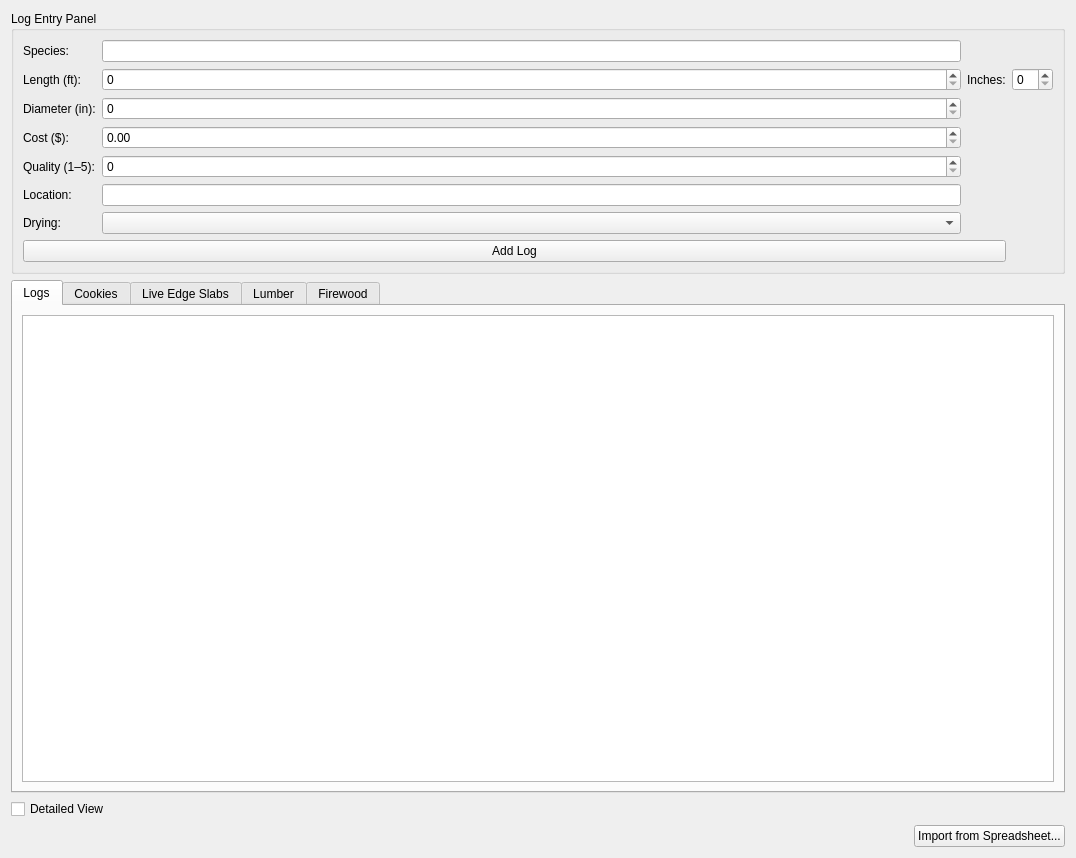
<?xml version="1.0" encoding="UTF-8"?>
<ui version="4.0">
 <class>InventoryPage</class>
 <widget class="QWidget" name="InventoryPage">
  <property name="geometry">
   <rect>
    <x>0</x>
    <y>0</y>
    <width>1076</width>
    <height>858</height>
   </rect>
  </property>
  <property name="minimumSize">
   <size>
    <width>600</width>
    <height>400</height>
   </size>
  </property>
  <property name="windowTitle">
   <string>Inventory Management</string>
  </property>
  <layout class="QVBoxLayout" name="mainLayout">
   <item>
    <widget class="QGroupBox" name="logEntryPanel">
     <property name="title">
      <string>Log Entry Panel</string>
     </property>
     <layout class="QGridLayout" name="logEntryLayout">
      <item row="2" column="0">
       <widget class="QLabel" name="diameterLabel">
        <property name="text">
         <string>Diameter (in):</string>
        </property>
       </widget>
      </item>
      <item row="5" column="0">
       <widget class="QLabel" name="locationLabel">
        <property name="text">
         <string>Location:</string>
        </property>
       </widget>
      </item>
      <item row="3" column="0">
       <widget class="QLabel" name="costLabel">
        <property name="text">
         <string>Cost ($):</string>
        </property>
       </widget>
      </item>
      <item row="1" column="3">
       <widget class="QSpinBox" name="lengthIn"/>
      </item>
      <item row="2" column="1">
       <widget class="QSpinBox" name="diameterIn"/>
      </item>
      <item row="1" column="1">
       <widget class="QSpinBox" name="lengthFt"/>
      </item>
      <item row="0" column="1">
       <widget class="QLineEdit" name="speciesEntry"/>
      </item>
      <item row="3" column="1">
       <widget class="QDoubleSpinBox" name="costValue"/>
      </item>
      <item row="0" column="0">
       <widget class="QLabel" name="speciesLabel">
        <property name="text">
         <string>Species:</string>
        </property>
       </widget>
      </item>
      <item row="4" column="1">
       <widget class="QSpinBox" name="qualityValue">
        <property name="maximum">
         <number>10</number>
        </property>
       </widget>
      </item>
      <item row="7" column="0" colspan="3">
       <widget class="QPushButton" name="addLogButton">
        <property name="text">
         <string>Add Log</string>
        </property>
       </widget>
      </item>
      <item row="1" column="2">
       <widget class="QLabel" name="lengthInLabel">
        <property name="text">
         <string>Inches:</string>
        </property>
       </widget>
      </item>
      <item row="1" column="0">
       <widget class="QLabel" name="lengthFtLabel">
        <property name="text">
         <string>Length (ft):</string>
        </property>
       </widget>
      </item>
      <item row="4" column="0">
       <widget class="QLabel" name="qualityLabel">
        <property name="text">
         <string>Quality (1–5):</string>
        </property>
       </widget>
      </item>
      <item row="6" column="0">
       <widget class="QLabel" name="label">
        <property name="text">
         <string>Drying:</string>
        </property>
       </widget>
      </item>
      <item row="6" column="1">
       <widget class="QComboBox" name="dryingComboBox"/>
      </item>
      <item row="5" column="1">
       <widget class="QLineEdit" name="locationEntry"/>
      </item>
     </layout>
    </widget>
   </item>
   <item>
    <widget class="QTabWidget" name="inventoryTabs">
     <property name="tabPosition">
      <enum>QTabWidget::North</enum>
     </property>
     <property name="currentIndex">
      <number>0</number>
     </property>
     <widget class="QWidget" name="logsTab">
      <attribute name="title">
       <string>Logs</string>
      </attribute>
      <layout class="QVBoxLayout">
       <item>
        <widget class="QTableView" name="logsTableView">
         <property name="selectionMode">
          <enum>QAbstractItemView::SingleSelection</enum>
         </property>
         <property name="selectionBehavior">
          <enum>QAbstractItemView::SelectRows</enum>
         </property>
        </widget>
       </item>
      </layout>
     </widget>
     <widget class="QWidget" name="cookiesTab">
      <attribute name="title">
       <string>Cookies</string>
      </attribute>
      <layout class="QVBoxLayout" name="verticalLayout">
       <item>
        <widget class="QTableView" name="cookiesTableView"/>
       </item>
      </layout>
     </widget>
     <widget class="QWidget" name="slabsTab">
      <attribute name="title">
       <string>Live Edge Slabs</string>
      </attribute>
      <layout class="QVBoxLayout" name="verticalLayout_2">
       <item>
        <widget class="QTableView" name="slabsTableView"/>
       </item>
      </layout>
     </widget>
     <widget class="QWidget" name="lumberTab">
      <attribute name="title">
       <string>Lumber</string>
      </attribute>
      <layout class="QVBoxLayout" name="verticalLayout_3">
       <item>
        <widget class="QTableView" name="lumberTableView"/>
       </item>
      </layout>
     </widget>
     <widget class="QWidget" name="firewoodTab">
      <attribute name="title">
       <string>Firewood</string>
      </attribute>
      <layout class="QVBoxLayout" name="verticalLayout_4">
       <item>
        <widget class="QTableView" name="firewoodTableView"/>
       </item>
      </layout>
     </widget>
    </widget>
   </item>
   <item>
    <widget class="QCheckBox" name="detailedViewCheckBox">
     <property name="text">
      <string>Detailed View</string>
     </property>
    </widget>
   </item>
   <item>
    <layout class="QHBoxLayout" name="importLayout">
     <item>
      <spacer name="horizontalSpacer">
       <property name="orientation">
        <enum>Qt::Horizontal</enum>
       </property>
       <property name="sizeHint" stdset="0">
        <size>
         <width>40</width>
         <height>20</height>
        </size>
       </property>
      </spacer>
     </item>
     <item>
      <widget class="QPushButton" name="spreadsheetImporterButton">
       <property name="text">
        <string>Import from Spreadsheet...</string>
       </property>
      </widget>
     </item>
    </layout>
   </item>
  </layout>
 </widget>
 <resources/>
 <connections/>
</ui>
